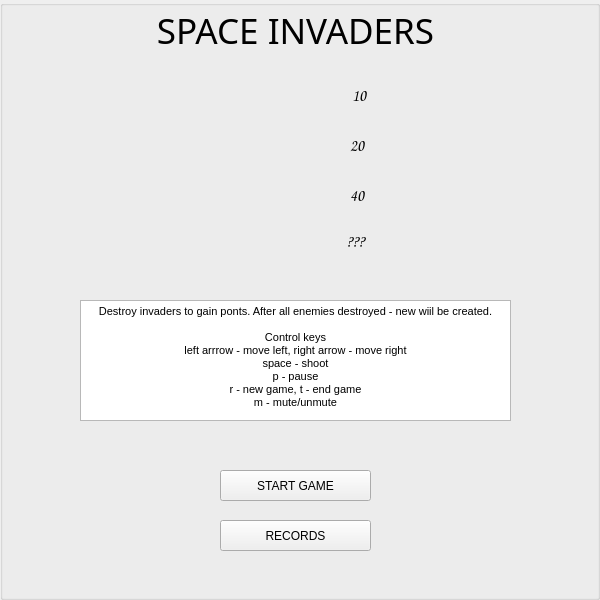
<?xml version="1.0" encoding="UTF-8"?>
<ui version="4.0">
 <class>Menu</class>
 <widget class="QWidget" name="Menu">
  <property name="geometry">
   <rect>
    <x>0</x>
    <y>0</y>
    <width>600</width>
    <height>600</height>
   </rect>
  </property>
  <property name="windowTitle">
   <string>Space Invaders</string>
  </property>
  <property name="autoFillBackground">
   <bool>true</bool>
  </property>
  <widget class="QGroupBox" name="container">
   <property name="geometry">
    <rect>
     <x>0</x>
     <y>0</y>
     <width>600</width>
     <height>600</height>
    </rect>
   </property>
   <property name="title">
    <string/>
   </property>
   <widget class="QLabel" name="enemy2Image">
    <property name="geometry">
     <rect>
      <x>180</x>
      <y>130</y>
      <width>44</width>
      <height>33</height>
     </rect>
    </property>
    <property name="text">
     <string/>
    </property>
    <property name="pixmap">
     <pixmap resource="source_files.qrc">:/sources/images/enemy2.png</pixmap>
    </property>
    <property name="scaledContents">
     <bool>true</bool>
    </property>
   </widget>
   <widget class="QPushButton" name="startButton">
    <property name="geometry">
     <rect>
      <x>220</x>
      <y>470</y>
      <width>151</width>
      <height>31</height>
     </rect>
    </property>
    <property name="text">
     <string>START GAME</string>
    </property>
   </widget>
   <widget class="QLabel" name="enemy3Label_2">
    <property name="geometry">
     <rect>
      <x>352</x>
      <y>80</y>
      <width>31</width>
      <height>31</height>
     </rect>
    </property>
    <property name="font">
     <font>
      <family>Comic Sans MS</family>
      <pointsize>12</pointsize>
      <weight>50</weight>
      <bold>false</bold>
     </font>
    </property>
    <property name="text">
     <string>10</string>
    </property>
   </widget>
   <widget class="QLabel" name="enemy1Label">
    <property name="geometry">
     <rect>
      <x>350</x>
      <y>180</y>
      <width>31</width>
      <height>31</height>
     </rect>
    </property>
    <property name="font">
     <font>
      <family>Comic Sans MS</family>
      <pointsize>12</pointsize>
      <weight>50</weight>
      <bold>false</bold>
     </font>
    </property>
    <property name="text">
     <string>40</string>
    </property>
   </widget>
   <widget class="QLabel" name="enemy3Image">
    <property name="geometry">
     <rect>
      <x>180</x>
      <y>80</y>
      <width>48</width>
      <height>32</height>
     </rect>
    </property>
    <property name="text">
     <string/>
    </property>
    <property name="pixmap">
     <pixmap resource="source_files.qrc">:/sources/images/enemy3.png</pixmap>
    </property>
    <property name="scaledContents">
     <bool>true</bool>
    </property>
   </widget>
   <widget class="QLabel" name="ufoLabel">
    <property name="geometry">
     <rect>
      <x>346</x>
      <y>226</y>
      <width>31</width>
      <height>31</height>
     </rect>
    </property>
    <property name="font">
     <font>
      <family>Comic Sans MS</family>
      <pointsize>12</pointsize>
      <weight>50</weight>
      <bold>false</bold>
     </font>
    </property>
    <property name="text">
     <string>???</string>
    </property>
   </widget>
   <widget class="QLabel" name="ufoImage">
    <property name="geometry">
     <rect>
      <x>170</x>
      <y>230</y>
      <width>64</width>
      <height>28</height>
     </rect>
    </property>
    <property name="text">
     <string/>
    </property>
    <property name="pixmap">
     <pixmap resource="source_files.qrc">:/sources/images/ufo.png</pixmap>
    </property>
    <property name="scaledContents">
     <bool>true</bool>
    </property>
    <property name="alignment">
     <set>Qt::AlignCenter</set>
    </property>
   </widget>
   <widget class="QPushButton" name="recordsButton">
    <property name="geometry">
     <rect>
      <x>220</x>
      <y>520</y>
      <width>151</width>
      <height>31</height>
     </rect>
    </property>
    <property name="text">
     <string>RECORDS</string>
    </property>
   </widget>
   <widget class="QLabel" name="enemy1Image">
    <property name="geometry">
     <rect>
      <x>186</x>
      <y>180</y>
      <width>32</width>
      <height>32</height>
     </rect>
    </property>
    <property name="text">
     <string/>
    </property>
    <property name="pixmap">
     <pixmap resource="source_files.qrc">:/sources/images/enemy1.png</pixmap>
    </property>
    <property name="scaledContents">
     <bool>true</bool>
    </property>
   </widget>
   <widget class="QTextEdit" name="rulesText">
    <property name="geometry">
     <rect>
      <x>80</x>
      <y>300</y>
      <width>431</width>
      <height>121</height>
     </rect>
    </property>
    <property name="readOnly">
     <bool>true</bool>
    </property>
    <property name="html">
     <string>&lt;!DOCTYPE HTML PUBLIC &quot;-//W3C//DTD HTML 4.0//EN&quot; &quot;http://www.w3.org/TR/REC-html40/strict.dtd&quot;&gt;
&lt;html&gt;&lt;head&gt;&lt;meta name=&quot;qrichtext&quot; content=&quot;1&quot; /&gt;&lt;style type=&quot;text/css&quot;&gt;
p, li { white-space: pre-wrap; }
&lt;/style&gt;&lt;/head&gt;&lt;body style=&quot; font-family:'MS Shell Dlg 2'; font-size:8.25pt; font-weight:400; font-style:normal;&quot;&gt;
&lt;p align=&quot;center&quot; style=&quot; margin-top:0px; margin-bottom:0px; margin-left:0px; margin-right:0px; -qt-block-indent:0; text-indent:0px;&quot;&gt;Destroy invaders to gain ponts. After all enemies destroyed - new wiil be created.&lt;/p&gt;
&lt;p style=&quot;-qt-paragraph-type:empty; margin-top:0px; margin-bottom:0px; margin-left:0px; margin-right:0px; -qt-block-indent:0; text-indent:0px;&quot;&gt;&lt;br /&gt;&lt;/p&gt;
&lt;p align=&quot;center&quot; style=&quot; margin-top:0px; margin-bottom:0px; margin-left:0px; margin-right:0px; -qt-block-indent:0; text-indent:0px;&quot;&gt;Control keys&lt;/p&gt;
&lt;p align=&quot;center&quot; style=&quot; margin-top:0px; margin-bottom:0px; margin-left:0px; margin-right:0px; -qt-block-indent:0; text-indent:0px;&quot;&gt;left arrrow - move left, right arrow - move right&lt;/p&gt;
&lt;p align=&quot;center&quot; style=&quot; margin-top:0px; margin-bottom:0px; margin-left:0px; margin-right:0px; -qt-block-indent:0; text-indent:0px;&quot;&gt;space - shoot&lt;/p&gt;
&lt;p align=&quot;center&quot; style=&quot; margin-top:0px; margin-bottom:0px; margin-left:0px; margin-right:0px; -qt-block-indent:0; text-indent:0px;&quot;&gt;p - pause&lt;/p&gt;
&lt;p align=&quot;center&quot; style=&quot; margin-top:0px; margin-bottom:0px; margin-left:0px; margin-right:0px; -qt-block-indent:0; text-indent:0px;&quot;&gt;r - new game, t - end game&lt;/p&gt;
&lt;p align=&quot;center&quot; style=&quot; margin-top:0px; margin-bottom:0px; margin-left:0px; margin-right:0px; -qt-block-indent:0; text-indent:0px;&quot;&gt;m - mute/unmute&lt;/p&gt;&lt;/body&gt;&lt;/html&gt;</string>
    </property>
   </widget>
   <widget class="QLabel" name="enemy2Label">
    <property name="geometry">
     <rect>
      <x>350</x>
      <y>130</y>
      <width>31</width>
      <height>31</height>
     </rect>
    </property>
    <property name="font">
     <font>
      <family>Comic Sans MS</family>
      <pointsize>12</pointsize>
      <weight>50</weight>
      <bold>false</bold>
     </font>
    </property>
    <property name="text">
     <string>20</string>
    </property>
   </widget>
   <widget class="QLabel" name="titleLabel">
    <property name="geometry">
     <rect>
      <x>100</x>
      <y>10</y>
      <width>391</width>
      <height>41</height>
     </rect>
    </property>
    <property name="font">
     <font>
      <family>Snap ITC</family>
      <pointsize>26</pointsize>
     </font>
    </property>
    <property name="text">
     <string>SPACE INVADERS</string>
    </property>
    <property name="alignment">
     <set>Qt::AlignCenter</set>
    </property>
   </widget>
  </widget>
 </widget>
 <resources>
  <include location="source_files.qrc"/>
 </resources>
 <connections/>
</ui>
